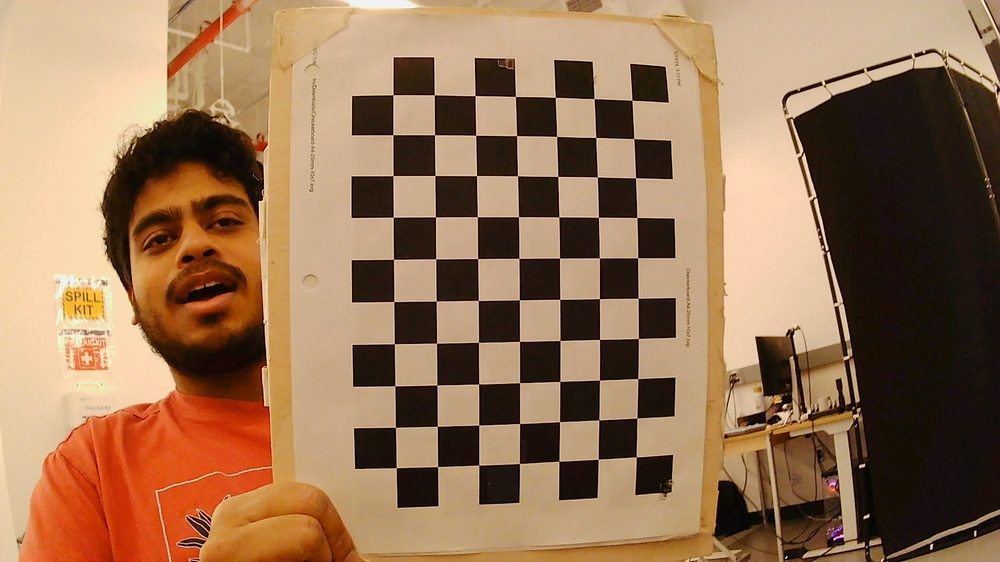
#> input picture Camera_Calibration/raw_images/WIN_20260217_14_36_49_Pro.jpg, 1000 x 562 px, shrunk from 1920 x 1080 before the run; its folder holds only this picture in this run
$ python calibration.py
#> lines starting #> are read from the running program, lines starting #| are printed output that depends on the picture; after the words box and inside, x2 and y2 are one past the last pixel; in counts of white or black regions, pixels touching at a corner belong together
import numpy as np
import cv2 as cv
import glob
import json

# termination criteria
criteria = (cv.TERM_CRITERIA_EPS + cv.TERM_CRITERIA_MAX_ITER, 30, 0.001)

CUBE_SIZE = 0.0207 #m
# prepare object points, like (0,0,0), (1,0,0), (2,0,0) ....,(6,5,0)
objp = np.zeros((7*10,3), np.float32)
objp[:,:2] = np.mgrid[0:7,0:10].T.reshape(-1,2) * CUBE_SIZE

# Arrays to store object points and image points from all the images.
objpoints = [] # 3d point in real world space
imgpoints = [] # 2d points in image plane.

images = glob.glob('./raw_images/*.jpg')

for fname in images:
    img = cv.imread(fname)
#> img is the input picture: shape (562, 1000, 3); mean B, G, R 85.8, 116.1, 151
    gray = cv.cvtColor(img, cv.COLOR_BGR2GRAY)
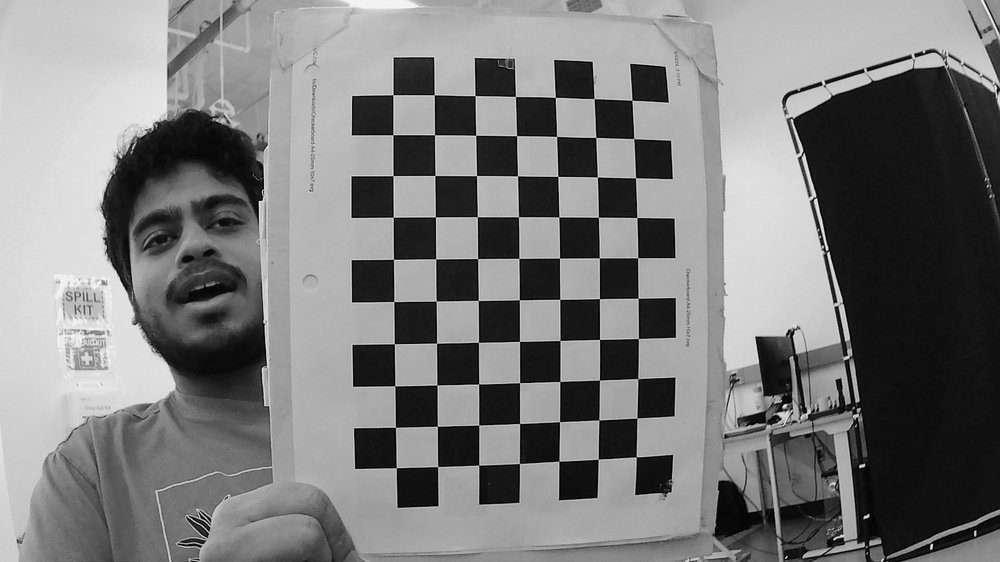
#> gray: shape (562, 1000); min 1, max 250, mean 123.1

    # Find the chess board corners
    ret, corners = cv.findChessboardCorners(gray, (7,10), None)
#> ret = True; corners = 70 rows, first 8: [636.2, 456.7], [598.2, 459.3], [558.9, 461.2], [519.5, 463.5], [478.7, 465.1], [437.6, 466.5], [396.3, 467.7], [636.8, 418]

    # If found, add object points, image points (after refining them)
    if ret == True:
        objpoints.append(objp)

        corners2 = cv.cornerSubPix(gray,corners, (11,11), (-1,-1), criteria)
#> corners2 = 70 rows, first 8: [636.3, 456.8], [598.2, 459.2], [558.9, 461.2], [519.4, 463.5], [478.7, 465.2], [437.6, 466.5], [396.3, 467.7], [636.8, 418.1]
        imgpoints.append(corners2)

        # Draw and display the corners
        cv.drawChessboardCorners(img, (7,10), corners2, ret)
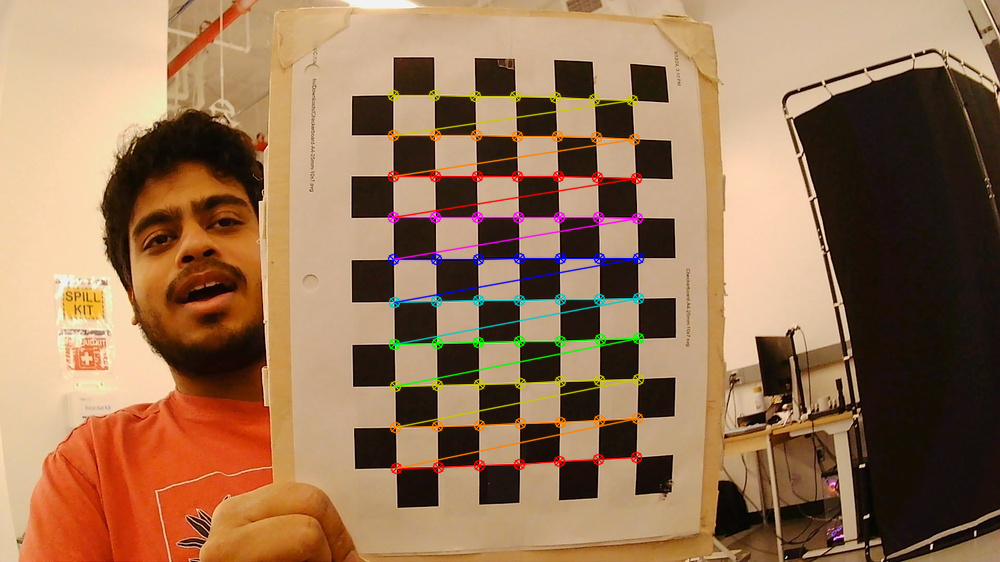
#> img: shape (562, 1000, 3); 3.45% of pixels changed, all inside (x1, y1, x2, y2) = (387, 89, 645, 475)
        cv.imshow('img', img)
        cv.waitKey(500)
    else:
        print("Chessboard corners not found in image: ", fname)

cv.destroyAllWindows()

ret, mtx, dist, rvecs, tvecs = cv.calibrateCamera(objpoints, imgpoints, gray.shape[::-1], None, None)
#> ret = 0.21; mtx = [[588, 0, 509.6], [0, 594.8, 278.2], [0, 0, 1]]; dist = [[-0.0848, -1.68, 0.00553, -0.0244, 7.28]]; rvecs = ([-0.0837, -0.00457, 3.13],); tvecs = ([0.0678, 0.0929, 0.3],)


if ret:

    calibration_data = {

        "camera_matrix": mtx.tolist(),

        "distortion_coefficients": dist.tolist(),

        "reprojection_error": ret

    }
#> calibration_data = {'camera_matrix': [[588, 0, 509.6], [0, 594.8, 278.2], [0, 0, 1]], 'distortion_coefficients': [[-0.0848, -1.68, 0.00553, -0.0244, 7.28]], 'reprojection_error': 0.21}
    OUTPUT_FILE = "calibration_data.json"
    with open(OUTPUT_FILE, 'w') as f:

        json.dump(calibration_data, f, indent=4)

    print(f"Success! Intrinsics saved to {OUTPUT_FILE}")

$ run again, on Camera_Calibration/raw_images/WIN_20260217_14_37_01_Pro.jpg
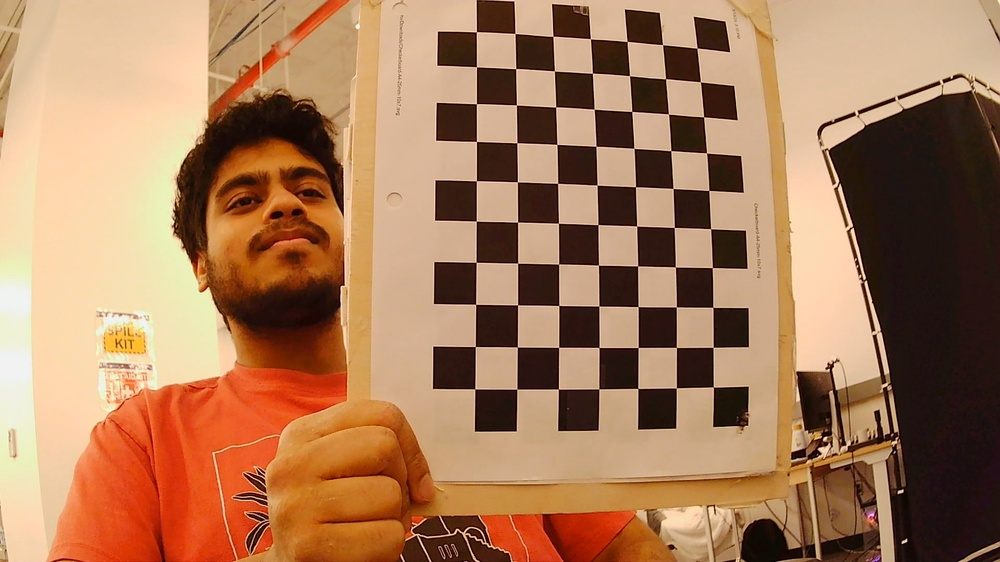
#> input picture Camera_Calibration/raw_images/WIN_20260217_14_37_01_Pro.jpg, 1000 x 562 px, shrunk from 1920 x 1080 before the run
#> img is the input picture: shape (562, 1000, 3); mean B, G, R 90.4, 123.4, 167.5
#> `gray = cv.cvtColor(img, cv.COLOR_BGR2GRAY)`:
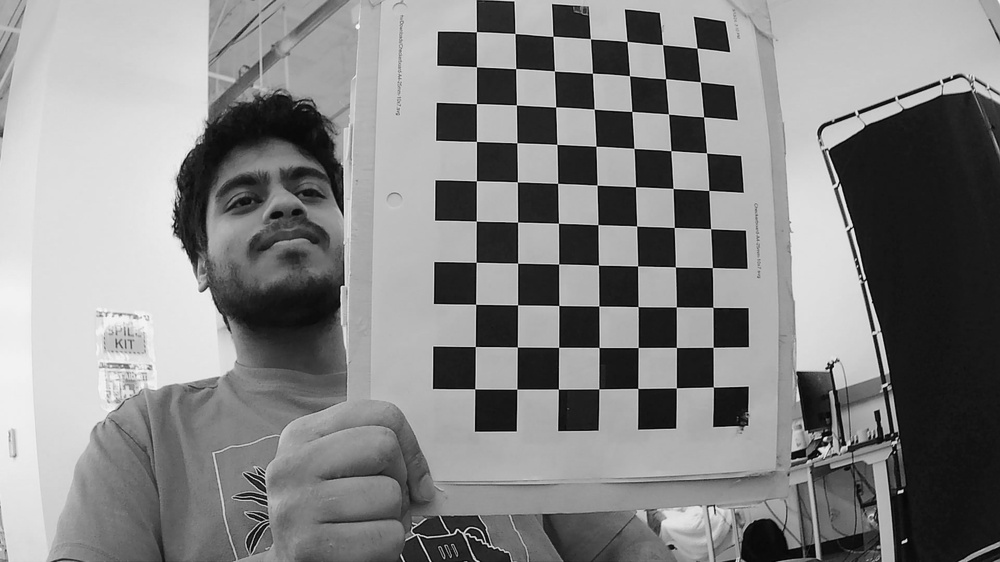
#> gray: shape (562, 1000); min 3, max 250, mean 132.8
#> `ret, corners = cv.findChessboardCorners(gray, (7,10), None)`: ret = True; corners = 70 rows, first 8: [713.3, 387], [676.3, 387.8], [637.7, 388.4], [598.7, 388.8], [558.4, 389.1], [516.8, 389.1], [474.7, 388.8], [713.1, 347.3]
#> corners2 = 70 rows, first 8: [713.4, 387], [676.3, 387.8], [637.8, 388.4], [598.8, 388.8], [558.4, 389.1], [516.8, 389.2], [474.8, 388.8], [713.1, 347.3]
#> `cv.drawChessboardCorners(img, (7,10), corners2, ret)`:
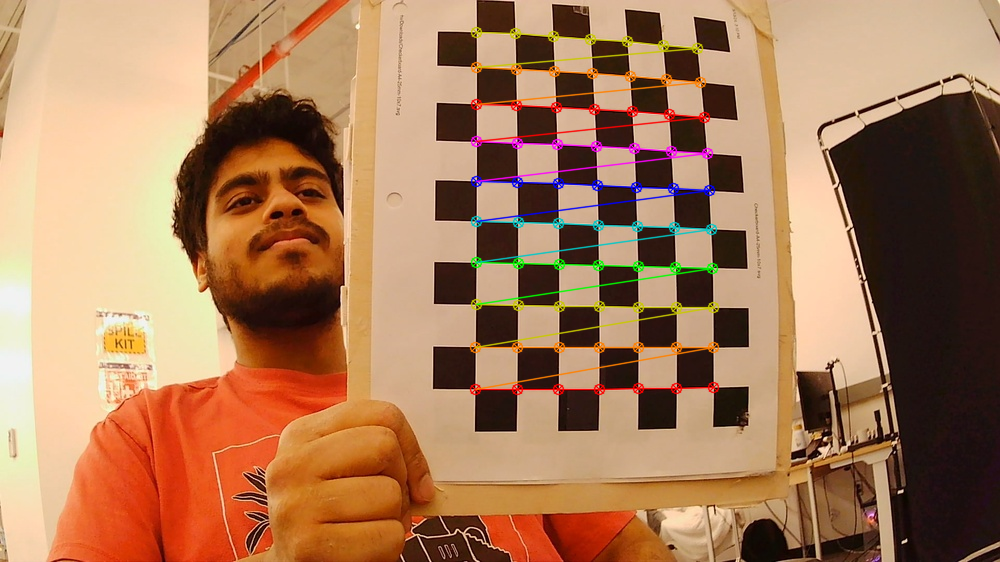
#> img: shape (562, 1000, 3); 3.33% of pixels changed, all inside (x1, y1, x2, y2) = (469, 26, 720, 396)
#> `ret, mtx, dist, rvecs, tvecs = cv.calibrateCamera(objpoints, imgpoints..`: ret = 0.193; mtx = [[409.9, 0, 409.4], [0, 406.8, 265.5], [0, 0, 1]]; dist = [[-0.126, 0.0478, 0.00328, 0.00827, -0.0193]]; rvecs = ([0.0257, -0.0913, -3.12],); tvecs = ([0.156, 0.0628, 0.2],)
#> calibration_data = {'camera_matrix': [[409.9, 0, 409.4], [0, 406.8, 265.5], [0, 0, 1]], 'distortion_coefficients': [[-0.126, 0.0478, 0.00328, 0.00827, -0.0193]], 'reprojection_error': 0.193}

$ run again, on Camera_Calibration/raw_images/WIN_20260217_14_37_04_Pro.jpg
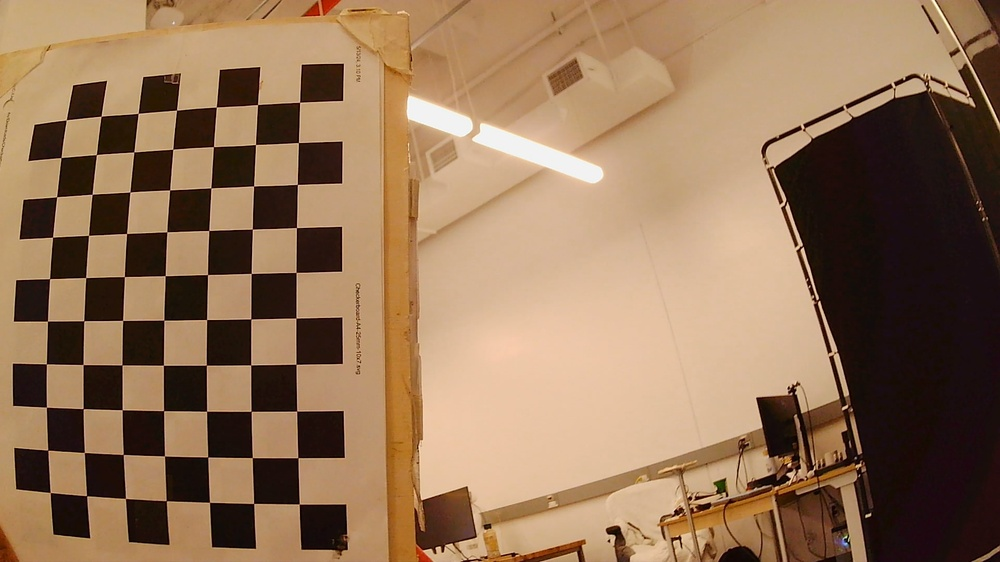
#> input picture Camera_Calibration/raw_images/WIN_20260217_14_37_04_Pro.jpg, 1000 x 562 px, shrunk from 1920 x 1080 before the run
#> img is the input picture: shape (562, 1000, 3); mean B, G, R 88.2, 116.6, 147.5
#> `gray = cv.cvtColor(img, cv.COLOR_BGR2GRAY)`:
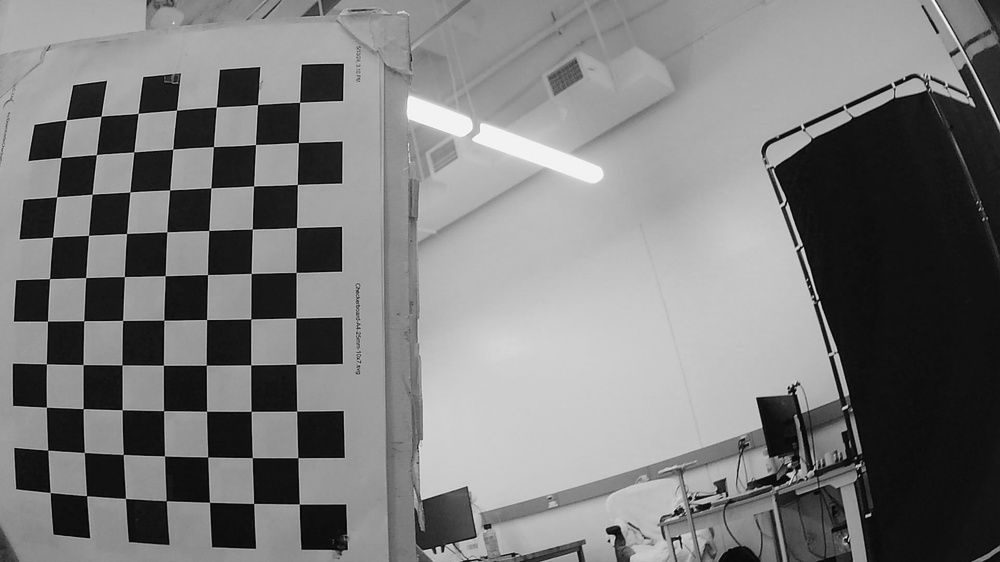
#> gray: shape (562, 1000); min 2, max 253, mean 122.6
#> `ret, corners = cv.findChessboardCorners(gray, (7,10), None)`: ret = True; corners = 70 rows, first 8: [299.2, 503.9], [253.6, 503.4], [209.5, 502.3], [166.3, 500.7], [125.5, 498.4], [86.57, 495.7], [50.26, 492.6], [297.9, 457.6]
#> corners2 = 70 rows, first 8: [299.3, 504], [253.6, 503.5], [209.5, 502.3], [166.3, 500.6], [125.4, 498.5], [86.55, 495.7], [50.2, 492.5], [297.9, 457.7]
#> `cv.drawChessboardCorners(img, (7,10), corners2, ret)`:
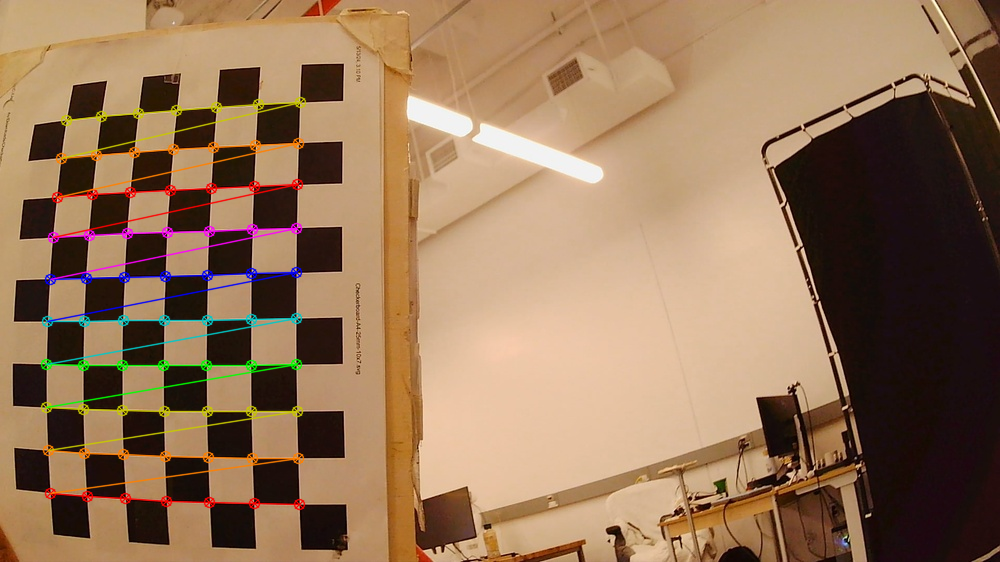
#> img: shape (562, 1000, 3); 3.48% of pixels changed, all inside (x1, y1, x2, y2) = (40, 96, 307, 511)
#> `ret, mtx, dist, rvecs, tvecs = cv.calibrateCamera(objpoints, imgpoints..`: ret = 0.245; mtx = [[402.1, 0, 422], [0, 396.5, 275.5], [0, 0, 1]]; dist = [[-0.107, 0.0188, 0.00142, 0.00284, -0.00376]]; rvecs = ([-0.0478, 0.147, 3.11],); tvecs = ([-0.0539, 0.102, 0.168],)
#> calibration_data = {'camera_matrix': [[402.1, 0, 422], [0, 396.5, 275.5], [0, 0, 1]], 'distortion_coefficients': [[-0.107, 0.0188, 0.00142, 0.00284, -0.00376]], 'reprojection_error': 0.245}

$ run again, on Camera_Calibration/raw_images/WIN_20260217_14_37_08_Pro.jpg
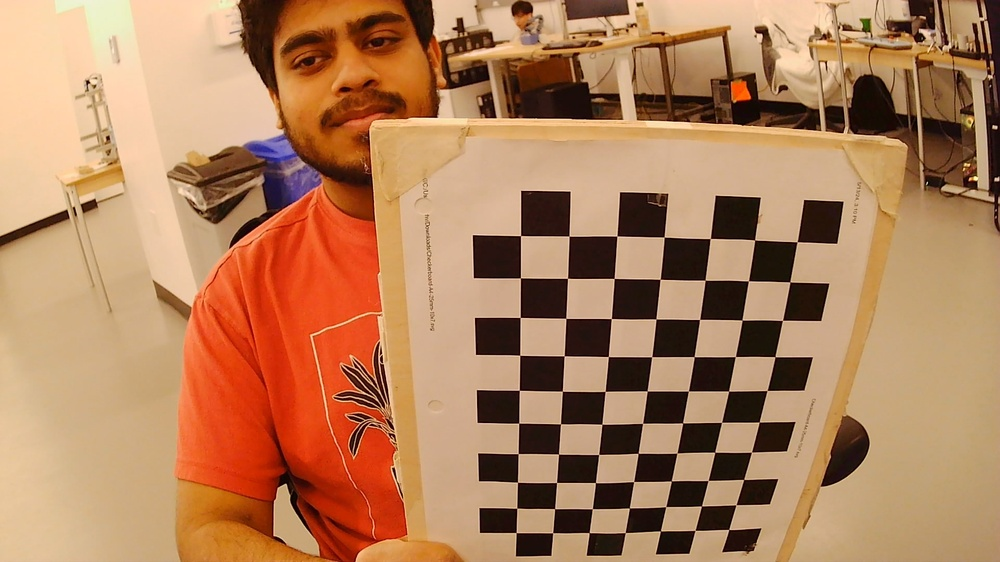
#> input picture Camera_Calibration/raw_images/WIN_20260217_14_37_08_Pro.jpg, 1000 x 562 px, shrunk from 1920 x 1080 before the run
#> img is the input picture: shape (562, 1000, 3); mean B, G, R 92.9, 129.1, 177.3
#> `gray = cv.cvtColor(img, cv.COLOR_BGR2GRAY)`:
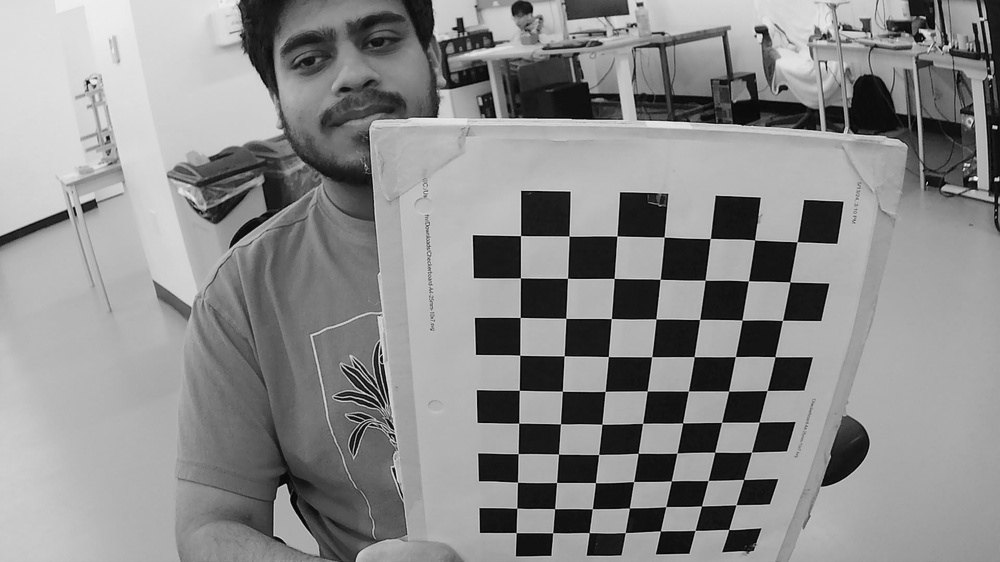
#> gray: shape (562, 1000); min 2, max 246, mean 139.4
#> `ret, corners = cv.findChessboardCorners(gray, (7,10), None)`: ret = True; corners = 70 rows, first 8: [728.9, 529.4], [695.1, 530.2], [660.4, 531.1], [625, 532.6], [589.1, 532.6], [552.7, 532.7], [516.1, 532.5], [735.9, 504.7]
#> corners2 = 70 rows, first 8: [728.7, 529.5], [695, 530.4], [660.5, 530.8], [625.2, 532.6], [589.2, 532.6], [552.7, 532.7], [516.2, 532.6], [736, 504.8]
#> `cv.drawChessboardCorners(img, (7,10), corners2, ret)`:
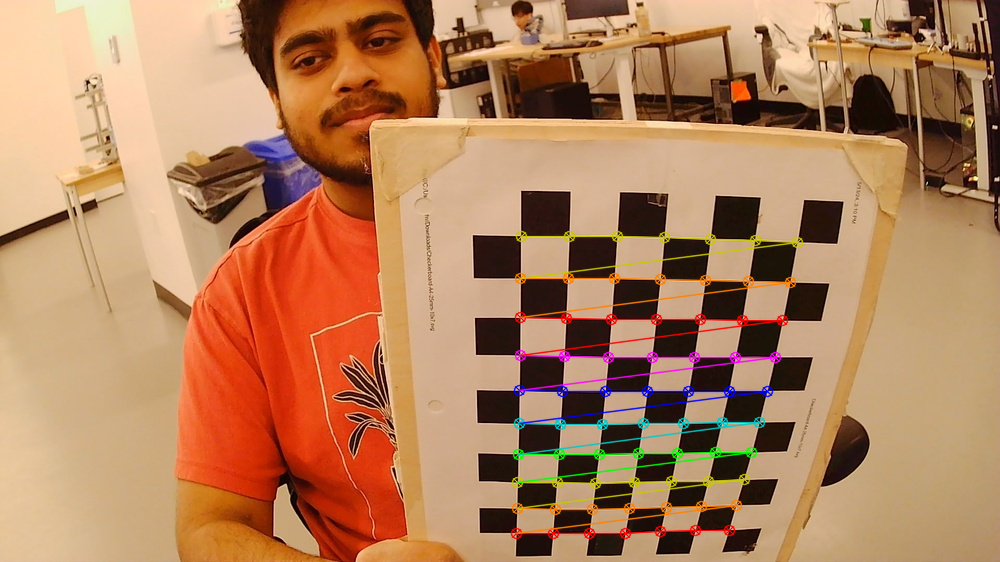
#> img: shape (562, 1000, 3); 3.42% of pixels changed, all inside (x1, y1, x2, y2) = (510, 230, 804, 540)
#> `ret, mtx, dist, rvecs, tvecs = cv.calibrateCamera(objpoints, imgpoints..`: ret = 0.37; mtx = [[392.3, 0, 522.5], [0, 341.4, 317], [0, 0, 1]]; dist = [[-0.091, 0.00245, -0.00484, -0.0112, 0.0182]]; rvecs = ([-0.0425, 0.392, -3.11],); tvecs = ([0.122, 0.142, 0.209],)
#> calibration_data = {'camera_matrix': [[392.3, 0, 522.5], [0, 341.4, 317], [0, 0, 1]], 'distortion_coefficients': [[-0.091, 0.00245, -0.00484, -0.0112, 0.0182]], 'reprojection_error': 0.37}
